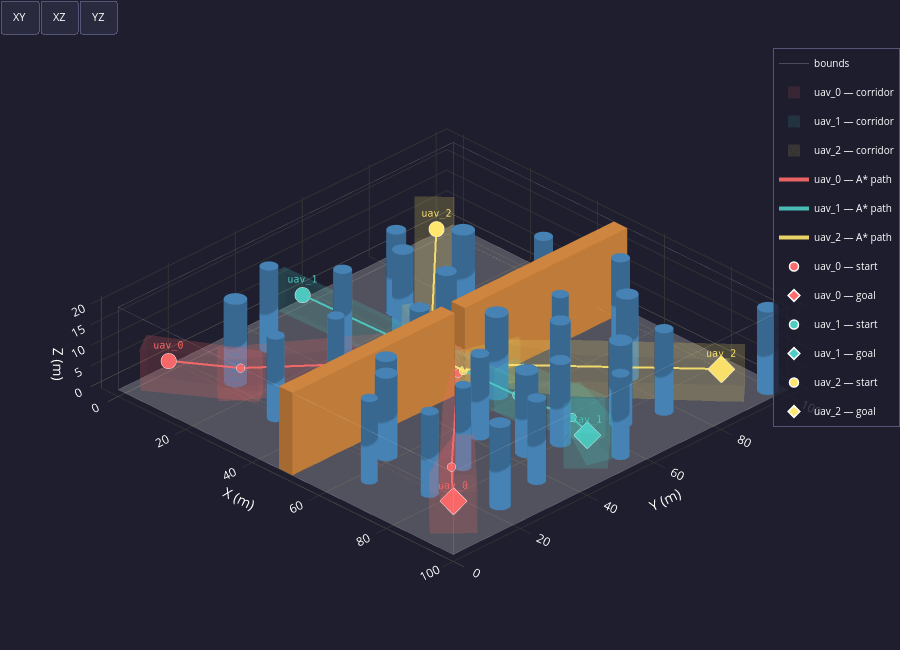

Notebook code cell kept with this figure:
### Code cell
# ── Cell 3 — Safe Corridor Extraction ────────────────────────────────────────
from safe_corridor import extract_corridors, CorridorResult
import logging
logging.getLogger("safe_corridor").setLevel(logging.WARNING)

BOX_HE = planner_cfg.box_half_extents   # loaded from planner.yaml

print(f"Extracting safe corridors  "
      f"(seed box: {BOX_HE[0]} × {BOX_HE[1]} × {BOX_HE[2]} m)")

try:
    corridors = extract_corridors(env, paths, box_half_extents=BOX_HE)
    for cr in corridors:
        n     = len(cr.A_list)
        avg_c = (sum(cr.A_list[i].shape[0] for i in range(n)) / n) if n else 0
        print(f"  ✓  {cr.uav_id:<10}  {n} corridor{'s' if n != 1 else ' '}  "
              f"({avg_c:.0f} constraints/corridor avg)")
except RuntimeError as exc:
    print(f"  ✗  FAILED — {exc}")
    raise

# ── Visualisation — environment + paths + safe corridors ─────────────────────
plot_environment_3d(env, fleet=fleet, paths=paths, corridors=corridors)
